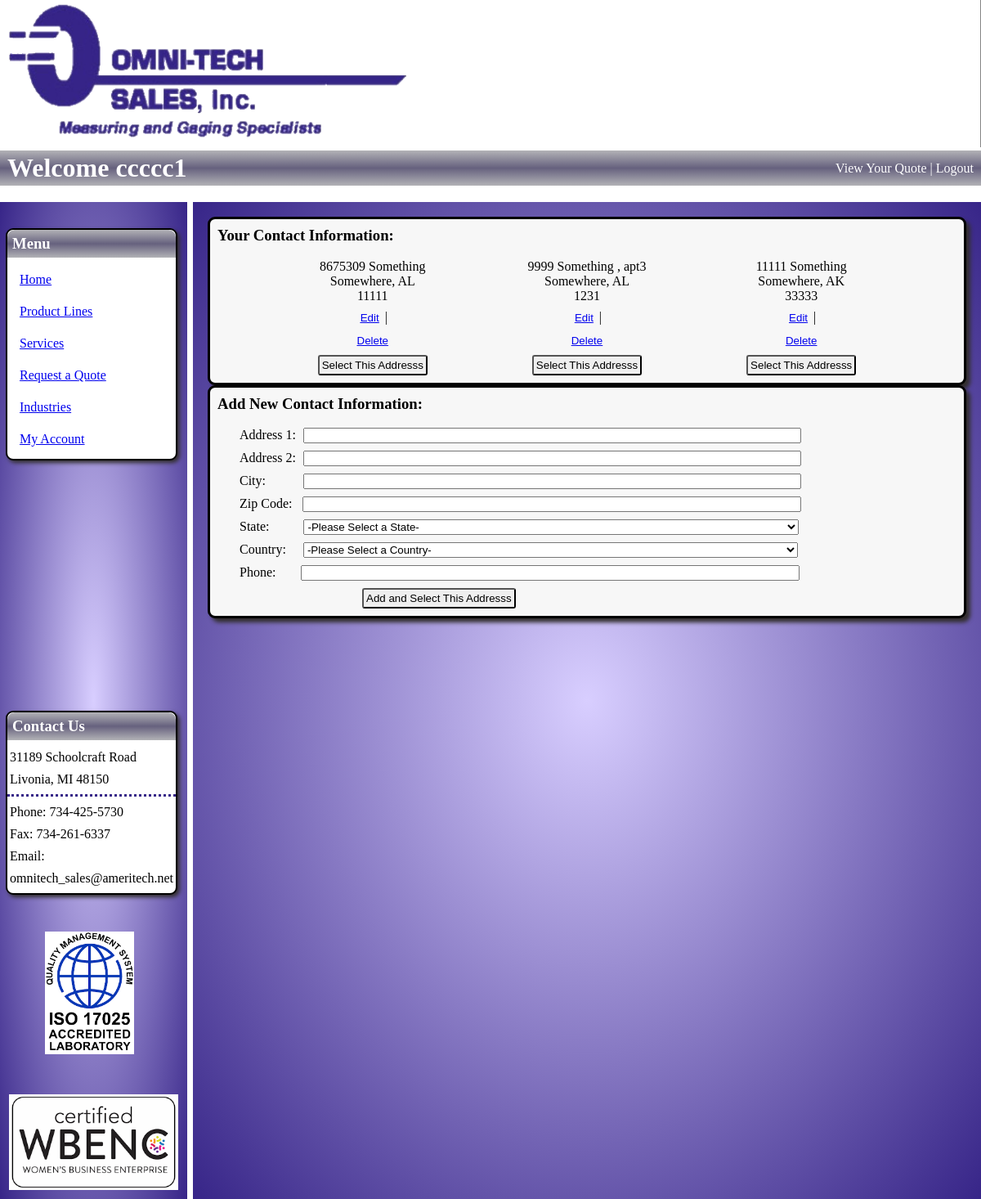
The page /select_contact_info (signed in) on the database its author committed.
### imgfield_app/models.py (models this page shows)
class User(models.Model):
    first_name = models.CharField(max_length=45)
    last_name = models.CharField(max_length=60)
    email = models.CharField(max_length=60)
    password = models.CharField(max_length=60)
    security_level = models.IntegerField()
    created_at = models.DateTimeField(auto_now_add=True)
    updated_at = models.DateTimeField(auto_now=True)
    objects = UserManager()

class ContactInfo(models.Model):
    user = models.ManyToManyField(
        User,
        related_name="user_contact_infos"
    )
    address_1 = models.CharField(max_length=54)
    address_2 = models.CharField(max_length=54, null=True, blank=True)
    city = models.CharField(max_length=54)
    zip_code = models.IntegerField()
    state = models.CharField(max_length=54)
    country = models.CharField(max_length=54)
    phone = models.CharField(max_length=15)
    created_at = models.DateTimeField(auto_now_add=True)
    updated_at = models.DateTimeField(auto_now=True)
    objects = ContactInfoManager()

### imgfield_app/views.py (the view)
# urls.py: path('select_contact_info', views.select_contact_info),
def select_contact_info(request):
    if 'user_id' in request.session:
        if 'open_quote' in request.session:
            orderer = User.objects.get(id=request.session['user_id'])
            user_contacts = ContactInfo.objects.filter(user = orderer)
            context = {
                'logged_user': orderer,
                'user_contacts': user_contacts,
            }
        return render(request, "select_contact_info.html", context)
    return redirect("/")

### imgfield_app/templates/select_contact_info.html (shortened to what this page needs)
<!DOCTYPE html>
<html lang="en">
<head>
    {% load static %}
    <link rel="stylesheet" href="{% static 'css/select_contact_info.css' %}">
</head>
<body>
    <img id="banner" src="{% static 'img/site/OmnitechBannerT.png' %}">
    <div id="header">
        <h1>Welcome {% if logged_user %}{{ logged_user.first_name }}{% endif %}</h1>
        <div id="links">
            {% if 'open_quote' in request.session %}
                <a href="/request_quote">View Your Quote</a>  |
            {% endif %}
            {% if logged_user %}
                <a class="link" href="/signon/logout">Logout</a>
            {% else %}
                <a class="link" href="/signon">Log In/Register</a>
            {% endif %}
        </div>
    </div>
    <div id="content">
        <div id="l_sidebar">
            <div id="menu">
                <h3>Menu</h3>
                <a href="/">Home</a>
                <a href="/product_lines">Product Lines</a>
                <a href="/services/1">Services</a>
                <a href="/request_quote">Request a Quote</a>
                <a href="/industries">Industries</a>
                {% if logged_user %}
                    <a href="/user_account">My Account</a>
                {% endif %}
            </div>
            <div id="contact_us">
                <h3>Contact Us</h3>
                <p>31189 Schoolcraft Road</p>
                <p>Livonia, MI 48150</p>
                <div id="break"></div>
                <p>Phone: 734-425-5730</p>
                <p>Fax: 734-261-6337</p>
                <p>Email:</p>
                <p>omnitech_sales@ameritech.net</p>
            </div>
            <div id="badges">
                <img id="iso_badge" src="{% static 'img/site/iso17025_badge.png' %}">
                <img id="wbenc_badge" src="{% static 'img/site/wbenc_badge.png' %}">
            </div>
        </div>
        <div id="main">
            {% if user_contacts %}
                <div id="contact_display">
                    <h3>Your Contact Information:</h3>
                        <div id="contact_pods">
                            {% for contact in user_contacts %}
                                <div id="contact">
                                    <p>{{ contact.address_1 }}
                                        {% if contact.address_2 %},
                                        {{ contact.address_2 }}
                                        {% endif %}
                                    </p>
                                    <p>{{ contact.city }}, {{ contact.state }}</p>
                                    <p>{{ contact.zip_code }}</p>
                                    <div class="contact_options">
                                        <div class="style_box">
                                            <button type="submit"><a href="edit_contact/sci/{{ contact.id }}">Edit</a></button>
                                            {% if user_contacts.all.count > 1 %}
                                                <span> |  </span>
                                                <form action="/delete_contact" method="POST">
                                                    <button type="submit">Delete</button>
                                                </form>
                                                {% endif %}
                                        </div>
                                    </div>
                                    <form action="/submit_quote" method="POST">
                                        <button type="submit">Select This Addresss</button>
                                    </form>
                                </div>
                            {% endfor %}
                        </div>
                </div>
            {% endif %}
            <div id="add_new_contact">
                <h3>Add New Contact Information:</h3>
                <form action="/add_new_contact" method="POST">
                    <p>Address 1: <input id="address_1_input" type="text" name="address_1"></p>
                    <p>Address 2: <input id="address_2_input" type="text" name="address_2"></p>
                    <p>City: <input id="city_input" type="text" name="city"></p>
                    <p>Zip Code: <input id="zip_code_input" type="text" name="zip_code"></p>
                    <p>State:
                        <select id="state_input" name="state">
                            <option value="">-Please Select a State-</option>
                        </select>
                    <p>Country:
                        <select id="country_input" name="country">
                            <option value="">-Please Select a Country-</option>
                        </select>
                    </p>
                    <p>Phone: <input id="phone_input" type="text" name="phone"></p>
                    <button type="submit">Add and Select This Addresss</button>
                </form>
            </div>
        </div>
    </div>
</body>
</html>

### imgfield_app/static/css/select_contact_info.css (style rules this page uses)
* { margin: 0; padding: 0; }
#banner { width: 100%; height: 180px; }
#header { display: flex; margin-bottom: 20px; background-image: linear-gradient(#b2b2b6, #66617e, #b2b2b6); color: white; padding: 3px 9px; }
#header h1 { flex: 7; }
#links { text-align: right; padding-top: 10px; }
#links a { text-decoration: none; color: white; margin-bottom: 5px; }
#content { display: flex; }
#l_sidebar { flex: 2; background-image: radial-gradient(#d8ceff, #372588); padding: 7px; margin-right: 7px; }
#l_sidebar h3 { background-image: linear-gradient(#b2b2b6, #66617e, #b2b2b6); color: white; padding: 6px; margin-bottom: 12px; border-radius: 9px 9px 0px 0px; }
#menu, #contact_us { background-color: white; border-radius: 9px; border: 2px solid black; box-shadow: 3px 3px 5px rgb(51, 47, 47); margin-right: 5px; }
#menu { margin-top: 25px; }
#menu a { display: block; margin: 0px 9px 9px 9px; padding: 6px; border-radius: 3px; }
#contact_us { margin-top: 306px; }
#contact_us p { margin-bottom: 9px; padding: 0px 3px; }
#break { border-top: 3px dotted #372588; margin: 4px 0px 10px 0px; }
#badges { text-align: center; }
#iso_badge { height: 150px; margin-top: 45px; margin-right: 10px; }
#wbenc_badge { width: 207px; margin-top: 45px; }
#main { flex: 10; background-image: radial-gradient(#d8ceff, #372588); padding: 18px; }
button { padding: 3px; border-radius: 3px; }
h3 { margin-bottom: 18px; }
#add_new_contact, #contact_display { background-color: #F7F7F7; border-radius: 9px; border: 3px solid black; box-shadow: 5px 5px 5px rgb(51, 47, 47); padding: 9px; }
#contact_pods { display: flex; flex-wrap: wrap; justify-content: space-evenly; }
#contact { text-align: center; justify-content: space-evenly; }
.contact_options button { border: none; text-decoration: underline; color: #0000EE; background-color: #F7F7F7; }
#contact button { margin-top: 7px; }
#add_new_contact form { margin-left: 27px; }
#add_new_contact p { margin-bottom: 9px; }
#address_1_input, #address_2_input { margin-left: 5px; width: 69%; }
#city_input { margin-left: 42px; width: 69%; }
#zip_code_input { margin-left: 9px; width: 69%; }
#state_input { margin-left: 38px; width: 69%; }
#country_input { margin-left: 17px; width: 69%; }
#phone_input { margin-left: 27px; width: 69%; }
#add_new_contact button { margin-left: 150px; }

### rows shown on the page
User: first_name "ccccc1"
ContactInfo: address_1 "8675309 Something", city "Somewhere", state "AL", zip_code "11111"
ContactInfo: address_1 "9999 Something", address_2 "apt3", city "Somewhere", state "AL", zip_code "1231"
ContactInfo: address_1 "11111 Something", city "Somewhere", state "AK", zip_code "33333"
